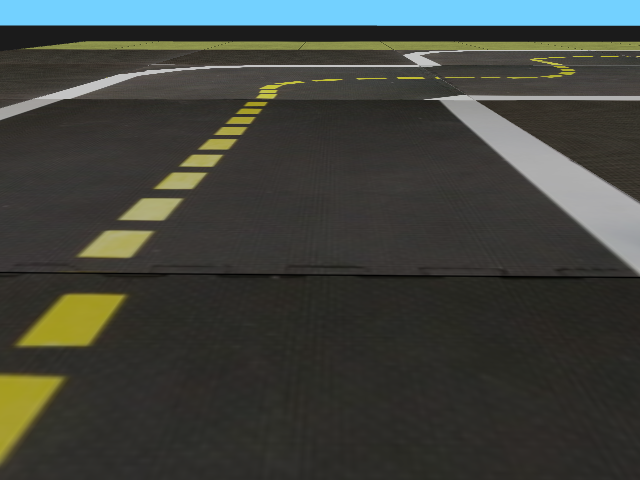
#> input picture tutorials/images/road.png, 640 x 480 px
$ python process_image.py
#> lines starting #> are read from the running program, lines starting #| are printed output that depends on the picture; after the words box and inside, x2 and y2 are one past the last pixel; in counts of white or black regions, pixels touching at a corner belong together
"""
Explanation on how Canny Edge Detector works:
    https://www.youtube.com/watch?v=5dL7FvL-oy0
"""
import cv2
from matplotlib import pyplot as plt
import numpy as np

# Load an RGB image on a gray scale
img = cv2.imread("../images/road.png", 0)
#> img: shape (480, 640); min 0, max 196, mean 65.4
# One way to get rid of the noise on the image, is by applying Gaussian blur to smooth it. To do so, image convolution
# technique is applied with a Gaussian Kernel (3x3, 5x5, 7x7 etc…). The kernel size depends on the expected blurring
# effect. Basically, the smallest the kernel, the less visible is the blur.
edges = cv2.Canny(img,
                  threshold1=100,
                  threshold2=200,
                  apertureSize=3,   # size for the Sobel operator.
                  L2gradient=True)  # a flag, indicating whether a more accurate L2 norm should be used to calculate the
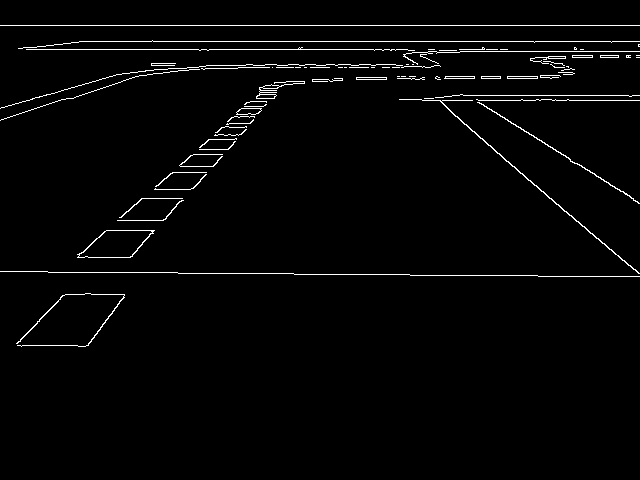
#> edges: shape (480, 640); 2.2% white in thin lines or dots, all inside (x1, y1, x2, y2) = (0, 25, 640, 347)
                                    # image grad magnitude or whether the default L1 norm

# Show all the images
cv2.imshow("Original Image-Grayscaled", img)
cv2.imshow("Edge Image", edges)

# Close all the windows when "q" is pressed on keyboard
if cv2.waitKey() & 0xFF == ord('q'):
#> (key q is pressed here)
    cv2.destroyAllWindows()

# =============================================================================
# =============================== MASKING =====================================
# =============================================================================
# Load the image
img = cv2.imread("../images/road.png")
#> img is the input picture: shape (480, 640, 3); mean B, G, R 62.1, 67.5, 64.1
img_HSV = cv2.cvtColor(img, cv2.COLOR_BGR2HSV)
#> img_HSV: shape (480, 640, 3); mean H, S, V 27, 39.4, 71.7

# defining the range of yellow color
yellow_lower = np.array([25, 120, 50], np.uint8)
yellow_upper = np.array([60, 255, 198], np.uint8)

# defining the range of white color
white_lower = np.array([0, 0, 0], np.uint8)
white_upper = np.array([0, 0, 255], np.uint8)

# defining the range of red color
red_lower = np.array([136, 87, 111], np.uint8)
red_upper = np.array([180, 255, 255], np.uint8)

# finding the range of yellow & white color in the image
yellow = cv2.inRange(img_HSV, yellow_lower, yellow_upper)
#> yellow: shape (480, 640); 4% white; 39 white regions (14 under 20 px), largest, box (x1, y1, x2, y2) and area: (14, 292, 128, 348) 3955, (33, 42, 640, 50) 3317, (0, 372, 67, 463) 3252
white = cv2.inRange(img_HSV, white_lower, white_upper)
#> white: shape (480, 640); 5% white; 116 white regions (108 under 20 px), largest, box (x1, y1, x2, y2) and area: (0, 26, 640, 51) 10027, (502, 152, 612, 195) 2197, (35, 51, 458, 99) 1394
red = cv2.inRange(img_HSV, red_lower, red_upper)
#> red: shape (480, 640); every value is 0

# Add all the masks
final_mask = yellow + white + red
#> final_mask: shape (480, 640); 9% white; 150 white regions (119 under 20 px), largest, box (x1, y1, x2, y2) and area: (0, 26, 640, 51) 13470, (14, 292, 128, 348) 3955, (0, 372, 67, 463) 3252
# Remove everything except the mask from the image
target = cv2.bitwise_and(img, img, mask=final_mask)
# Blur the image to remove false detections
blur = cv2.GaussianBlur(target, (7, 7), 0)

# Show all the images
cv2.imshow("Original Image", img)
cv2.imshow("Mixed", target)
cv2.imshow("Blurred", blur)

# Close all the windows when "q" is pressed on keyboard
if cv2.waitKey() & 0xFF == ord('q'):
#> (key q is pressed here)
    cv2.destroyAllWindows()

# =============================================================================
# =============================== AUTO CANNY  =================================
# =============================================================================
"""
Originally taken from:
    https://www.pyimagesearch.com/2015/04/06/zero-parameter-automatic-canny-edge-detection-with-python-and-opencv/
"""


def auto_canny(image, sigma=0.33):
    # compute the median of the single channel pixel intensities
    v = np.median(image)
    # apply automatic Canny edge detection using the computed median
    lower = int(max(0, (1.0 - sigma) * v))
    upper = int(min(255, (1.0 + sigma) * v))
    edged = cv2.Canny(image, lower, upper)
    # return the edged image
    return edged


# Convert the blurred image to gray scale
gray_blur = cv2.cvtColor(blur, cv2.COLOR_BGR2GRAY)
# apply Canny edge detection using a wide threshold, tight
# threshold, and automatically determined threshold
wide_blur = cv2.Canny(gray_blur, 10, 200)
#> wide_blur: shape (480, 640); 1.7% white in thin lines or dots, all inside (x1, y1, x2, y2) = (0, 41, 640, 462)
tight_blur = cv2.Canny(gray_blur, 225, 250)
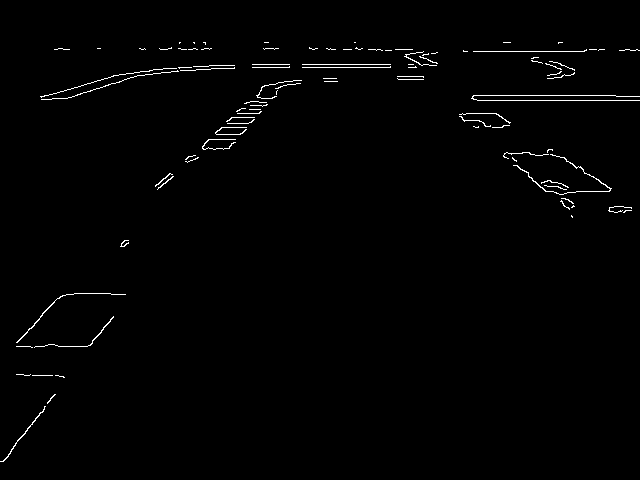
#> tight_blur: shape (480, 640); 1.1% white in thin lines or dots, all inside (x1, y1, x2, y2) = (0, 42, 640, 462)
auto_blur = auto_canny(gray_blur)
#> in auto_canny, `v = np.median(image)`: v = 0
#> in auto_canny, `edged = cv2.Canny(image, lower, upper)`: edged: shape (480, 640); 2.7% white in thin lines or dots

# Now do the same for the un-blurred image, just to see the difference whether blurring works or not
# Convert the blurred image to gray scale
gray_target = cv2.cvtColor(target, cv2.COLOR_BGR2GRAY)
# apply Canny edge detection using a wide threshold, tight
# threshold, and automatically determined threshold
wide = cv2.Canny(gray_target, 10, 200)
#> wide: shape (480, 640); 2.1% white in thin lines or dots, all inside (x1, y1, x2, y2) = (0, 40, 640, 463)
tight = cv2.Canny(gray_target, 225, 250)
#> tight: shape (480, 640); 2% white in thin lines or dots, all inside (x1, y1, x2, y2) = (0, 41, 640, 463)
auto = auto_canny(gray_target)
#> in auto_canny (call 2), `edged = cv2.Canny(image, lower, upper)`: edged: shape (480, 640); 2.9% white in thin lines or dots

# show both images
cv2.imshow("Original", target)
cv2.imshow("Edges w/ Blurred Image", np.hstack([wide_blur, tight_blur, auto_blur]))
cv2.imshow("Edges w/o Blurred Image", np.hstack([wide, tight, auto]))

# Close all the windows when "q" is pressed on keyboard
if cv2.waitKey() & 0xFF == ord('q'):
#> (key q is pressed here)
    cv2.destroyAllWindows()

# =============================================================================
# =============================== Brightening Image ===========================
# =============================================================================
"""
Description and usage explained here:
    https://docs.opencv.org/3.4/d3/dc1/tutorial_basic_linear_transform.html
"""
alpha = 1.5    # Simple contrast control [1.0-3.0]
beta = 50     # Simple brightness control [0-100]

new_image = cv2.convertScaleAbs(img, alpha=alpha, beta=beta)

cv2.imshow('Original Image', img)
cv2.imshow('New Image', new_image)
# Wait until user press some key
cv2.waitKey()

# Blur the image
blur = cv2.GaussianBlur(new_image, (7, 7), 0)
# Convert blurred im. to grayscale
gray_im = cv2.cvtColor(blur, cv2.COLOR_BGR2GRAY)
# Convert the im. to grayscale
im = cv2.cvtColor(new_image, cv2.COLOR_BGR2GRAY)

# apply Canny edge detection using a wide threshold, tight
# threshold, and automatically determined threshold
wide_blur = cv2.Canny(gray_im, 10, 200)
#> wide_blur: shape (480, 640); 1.9% white in thin lines or dots
tight_blur = cv2.Canny(gray_im, 225, 250)
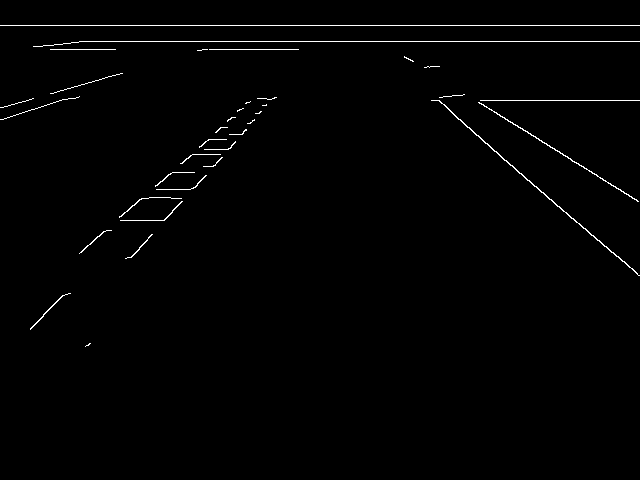
#> tight_blur: shape (480, 640); 1% white in thin lines or dots, all inside (x1, y1, x2, y2) = (0, 25, 640, 347)
auto_blur = auto_canny(gray_im)
#> in auto_canny (call 3), `edged = cv2.Canny(image, lower, upper)`: edged: shape (480, 640); 1.8% white in thin lines or dots

# apply Canny edge detection using a wide threshold, tight
# threshold, and automatically determined threshold
wide = cv2.Canny(im, 10, 200)
#> wide: shape (480, 640); 3.6% white in thin lines or dots, all inside (x1, y1, x2, y2) = (0, 25, 640, 447)
tight = cv2.Canny(im, 225, 250)
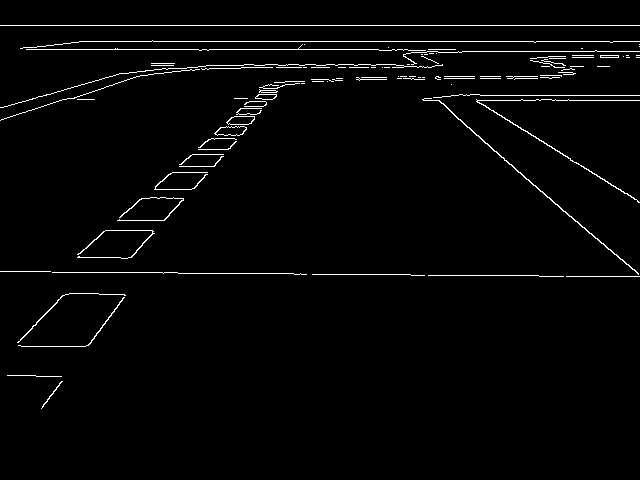
#> tight: shape (480, 640); 2.2% white in thin lines or dots, all inside (x1, y1, x2, y2) = (0, 25, 640, 409)
auto = auto_canny(im)
#> in auto_canny (call 4), `edged = cv2.Canny(image, lower, upper)`: edged: shape (480, 640); 2.7% white in thin lines or dots

# Show both images
cv2.imshow("Edges w/ Blurred Image", np.hstack([wide_blur, tight_blur, auto_blur]))
cv2.imshow("Edges w/o Blurred Image", np.hstack([wide, tight, auto]))
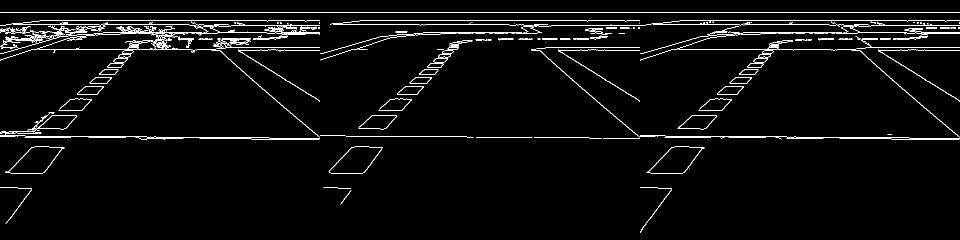
#> window 'Edges w/o Blurred Image': shape (480, 1920) (shown at 1/2 size); 2.9% white in thin lines or dots

# Close all the windows when "q" is pressed on keyboard
if cv2.waitKey() & 0xFF == ord('q'):
#> (key q is pressed here)
    cv2.destroyAllWindows()

# =============================================================================
# =============================== Gamma Correction ===========================
# =============================================================================
gamma = 0.4

lookUpTable = np.empty((1, 256), np.uint8)
for i in range(256):
    lookUpTable[0, i] = np.clip(pow(i / 255.0, gamma) * 255.0, 0, 255)
res_org = cv2.LUT(img, lookUpTable)
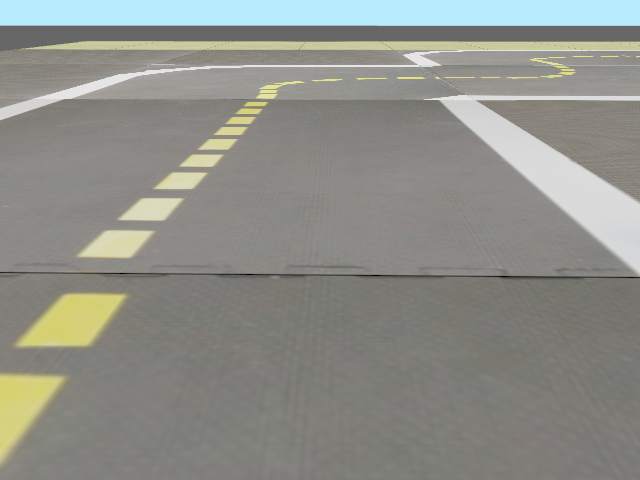
#> res_org: shape (480, 640, 3); mean B, G, R 137.2, 143.2, 142


lookUpTable = np.empty((1, 256), np.uint8)
for i in range(256):
    lookUpTable[0, i] = np.clip(pow(i / 255.0, gamma) * 255.0, 0, 255)
res_br = cv2.LUT(new_image, lookUpTable)
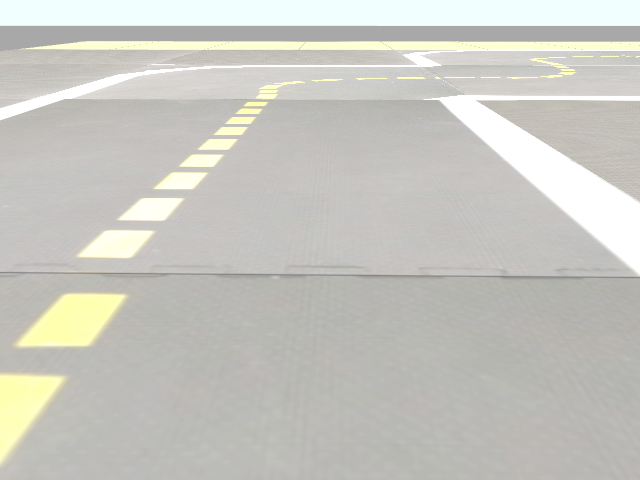
#> res_br: shape (480, 640, 3); mean B, G, R 193.2, 199, 199.5


cv2.imshow("Original Image", img)
cv2.imshow("Brightened Image", new_image)
cv2.imshow("Org. Image w/ Gamma Correction (gamma=0.4)", res_org)
cv2.imshow("Brightened Image w/ Gamma Correction (gamma=0.4)", res_br)

# Close all the windows when "q" is pressed on keyboard
if cv2.waitKey() & 0xFF == ord('q'):
#> (key q is pressed here)
    cv2.destroyAllWindows()
